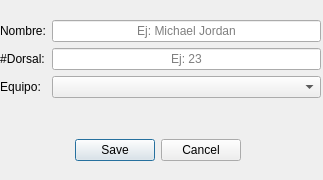
<?xml version="1.0" encoding="UTF-8"?>
<ui version="4.0">
 <class>Dialog</class>
 <widget class="QDialog" name="Dialog">
  <property name="geometry">
   <rect>
    <x>0</x>
    <y>0</y>
    <width>323</width>
    <height>180</height>
   </rect>
  </property>
  <property name="sizePolicy">
   <sizepolicy hsizetype="Maximum" vsizetype="Maximum">
    <horstretch>0</horstretch>
    <verstretch>0</verstretch>
   </sizepolicy>
  </property>
  <property name="minimumSize">
   <size>
    <width>323</width>
    <height>180</height>
   </size>
  </property>
  <property name="maximumSize">
   <size>
    <width>323</width>
    <height>180</height>
   </size>
  </property>
  <property name="windowTitle">
   <string>Dialog</string>
  </property>
  <widget class="QDialogButtonBox" name="buttonBox">
   <property name="geometry">
    <rect>
     <x>70</x>
     <y>130</y>
     <width>171</width>
     <height>41</height>
    </rect>
   </property>
   <property name="sizePolicy">
    <sizepolicy hsizetype="Fixed" vsizetype="Fixed">
     <horstretch>0</horstretch>
     <verstretch>0</verstretch>
    </sizepolicy>
   </property>
   <property name="orientation">
    <enum>Qt::Horizontal</enum>
   </property>
   <property name="standardButtons">
    <set>QDialogButtonBox::Cancel|QDialogButtonBox::Save</set>
   </property>
  </widget>
  <widget class="QWidget" name="formLayoutWidget">
   <property name="geometry">
    <rect>
     <x>0</x>
     <y>20</y>
     <width>321</width>
     <height>101</height>
    </rect>
   </property>
   <layout class="QFormLayout" name="formLayout">
    <item row="0" column="0">
     <widget class="QLabel" name="label">
      <property name="styleSheet">
       <string notr="true">font: 57 12pt &quot;Ubuntu&quot;;</string>
      </property>
      <property name="text">
       <string>Nombre:</string>
      </property>
      <property name="alignment">
       <set>Qt::AlignCenter</set>
      </property>
     </widget>
    </item>
    <item row="0" column="1">
     <widget class="QLineEdit" name="lineEdit">
      <property name="maxLength">
       <number>3</number>
      </property>
      <property name="alignment">
       <set>Qt::AlignCenter</set>
      </property>
      <property name="placeholderText">
       <string>Ej: Michael Jordan</string>
      </property>
     </widget>
    </item>
    <item row="1" column="0">
     <widget class="QLabel" name="label_2">
      <property name="styleSheet">
       <string notr="true">font: 57 12pt &quot;Ubuntu&quot;;</string>
      </property>
      <property name="text">
       <string>#Dorsal:</string>
      </property>
      <property name="alignment">
       <set>Qt::AlignCenter</set>
      </property>
     </widget>
    </item>
    <item row="1" column="1">
     <widget class="QLineEdit" name="lineEdit_2">
      <property name="maxLength">
       <number>3</number>
      </property>
      <property name="alignment">
       <set>Qt::AlignCenter</set>
      </property>
      <property name="placeholderText">
       <string>Ej: 23</string>
      </property>
     </widget>
    </item>
    <item row="2" column="0">
     <widget class="QLabel" name="label_3">
      <property name="styleSheet">
       <string notr="true">font: 57 12pt &quot;Ubuntu&quot;;</string>
      </property>
      <property name="text">
       <string>Equipo:</string>
      </property>
      <property name="alignment">
       <set>Qt::AlignCenter</set>
      </property>
     </widget>
    </item>
    <item row="2" column="1">
     <widget class="QComboBox" name="comboBox"/>
    </item>
   </layout>
  </widget>
 </widget>
 <resources/>
 <connections>
  <connection>
   <sender>buttonBox</sender>
   <signal>accepted()</signal>
   <receiver>Dialog</receiver>
   <slot>accept()</slot>
   <hints>
    <hint type="sourcelabel">
     <x>248</x>
     <y>254</y>
    </hint>
    <hint type="destinationlabel">
     <x>157</x>
     <y>274</y>
    </hint>
   </hints>
  </connection>
  <connection>
   <sender>buttonBox</sender>
   <signal>rejected()</signal>
   <receiver>Dialog</receiver>
   <slot>reject()</slot>
   <hints>
    <hint type="sourcelabel">
     <x>316</x>
     <y>260</y>
    </hint>
    <hint type="destinationlabel">
     <x>286</x>
     <y>274</y>
    </hint>
   </hints>
  </connection>
 </connections>
</ui>
